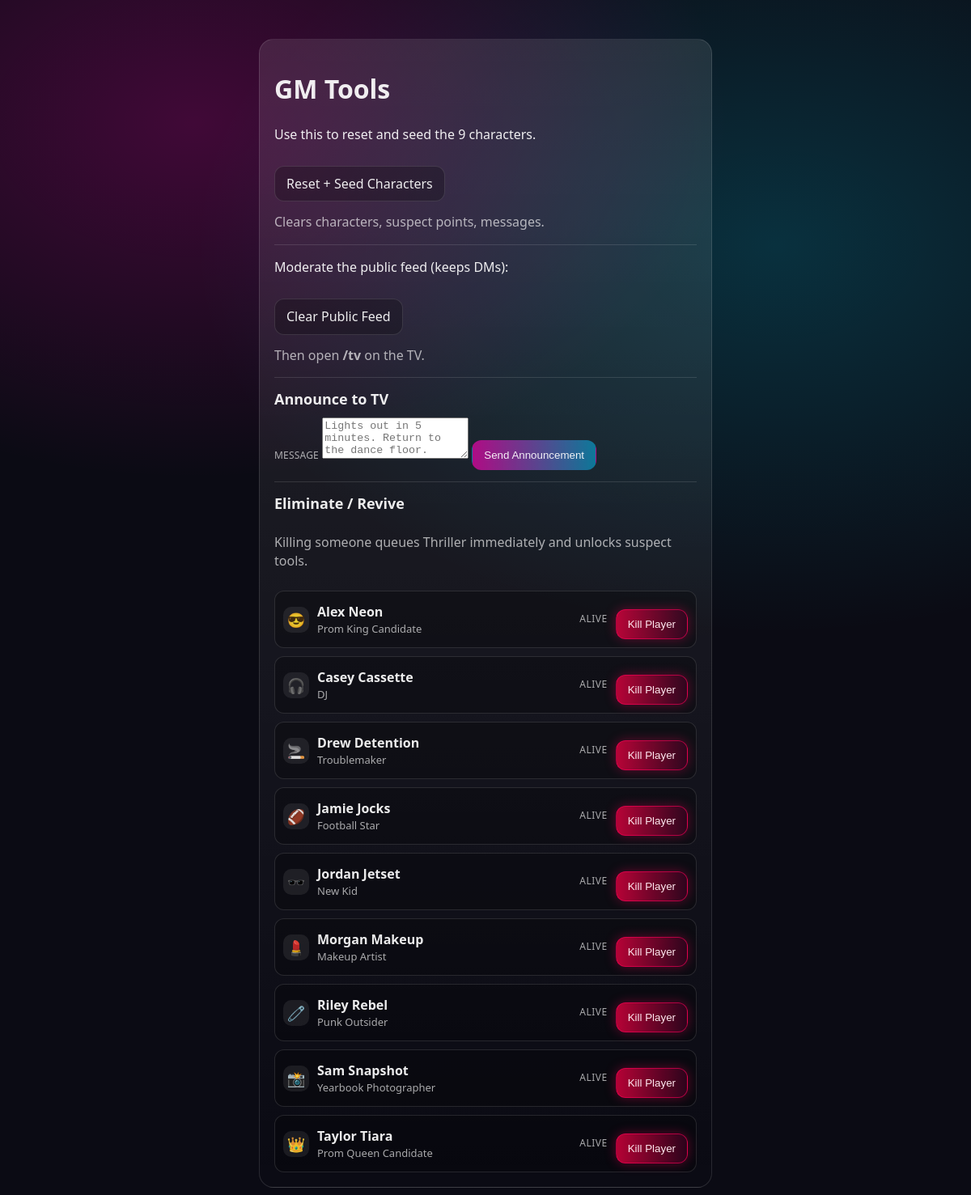
The app's page /gm, older data.
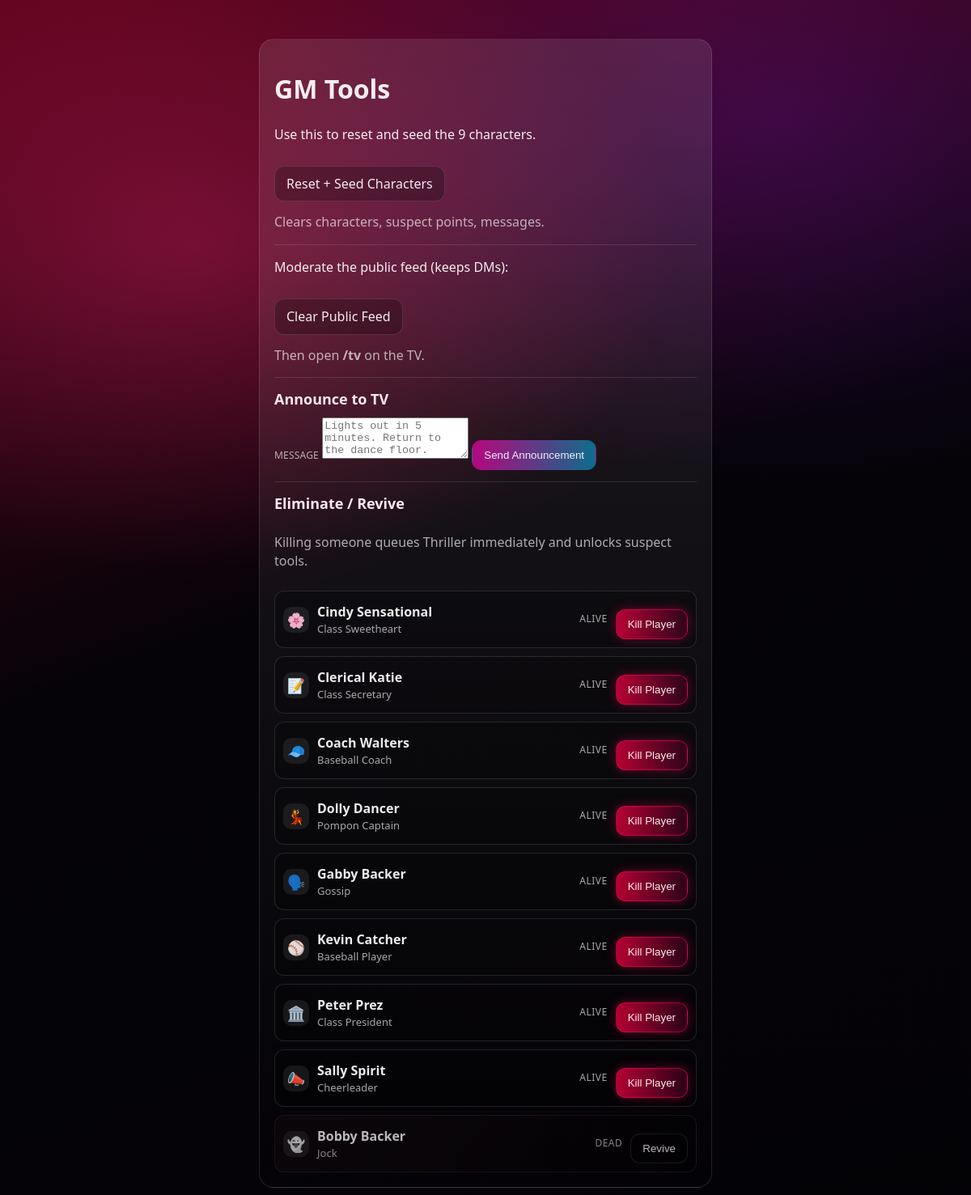
The same page, newer data.
### tables this page shows
CREATE TABLE characters (
        id INTEGER PRIMARY KEY AUTOINCREMENT,
        name TEXT NOT NULL,
        role_tag TEXT NOT NULL,
        bio TEXT NOT NULL,
        avatar_emoji TEXT NOT NULL,
        is_alive INTEGER NOT NULL DEFAULT 1,
        suspect_score INTEGER NOT NULL DEFAULT 0,
        balance INTEGER NOT NULL DEFAULT 500,
        login_code TEXT NOT NULL UNIQUE
    );

### app.py (the view)
@app.route("/gm")
def gm():
    conn = get_db()
    characters = conn.execute("""
        SELECT * FROM characters
        ORDER BY is_alive DESC, name ASC
    """).fetchall()
    phase_two = is_phase_two(conn)
    conn.close()
    return render_template("gm.html", characters=characters, phase_two=phase_two)

### app.py (called while the page is built)
def get_db():
    conn = sqlite3.connect(DB_PATH)
    conn.row_factory = sqlite3.Row
    conn.execute("PRAGMA foreign_keys = ON")
    return conn

def is_phase_two(conn=None):
    owns_conn = False
    if conn is None:
        conn = get_db()
        owns_conn = True
    row = conn.execute("SELECT COUNT(*) AS cnt FROM characters WHERE is_alive = 0").fetchone()
    if owns_conn:
        conn.close()
    return bool(row and row["cnt"] > 0)

@app.before_request
def ensure_tables():
    global _db_initialized
    if not _db_initialized:
        init_db()
        _db_initialized = True

### templates/gm.html (shortened to what this page needs)
<!doctype html>
<html>
<head>
  <link rel="stylesheet" href="{{ url_for('static', filename='style.css') }}">
</head>
<body class="gm {{ 'phase-two' if phase_two else 'phase-one' }}">
  <div class="gm-wrap">
    <h1>GM Tools</h1>
    <p>Use this to reset and seed the 9 characters.</p>
    <a class="btn" href="/gm/seed">Reset + Seed Characters</a>
    <p class="hint">Clears characters, suspect points, messages.</p>
    <hr class="divider" />
    <p>Moderate the public feed (keeps DMs):</p>
    <a class="btn" href="/gm/clear_public">Clear Public Feed</a>
    <p class="hint">Then open <strong>/tv</strong> on the TV.</p>
    <hr class="divider" />
    <div class="gm-section">
      <div class="panel-title">Announce to TV</div>
      <form class="gm-announce-form" action="/gm/announce" method="post">
        <label class="form-label" for="gm-announcement">Message</label>
        <textarea id="gm-announcement" name="announcement" rows="3" maxlength="280" placeholder="Lights out in 5 minutes. Return to the dance floor." required></textarea>
        <button class="btn primary" type="submit">Send Announcement</button>
      </form>
    </div>
    <hr class="divider" />
    <div class="gm-section">
      <div class="panel-title">Eliminate / Revive</div>
      <p class="hint">Killing someone queues Thriller immediately and unlocks suspect tools.</p>
      <div class="gm-roster">
        {% for c in characters %}
          <div class="gm-row {% if not c.is_alive %}dead{% endif %}">
            <div class="avatar small" data-emoji="{{ c.avatar_emoji }}">{{ c.avatar_emoji if c.is_alive else "👻" }}</div>
            <div class="gm-row-main">
              <div class="gm-row-name">{{ c.name }}</div>
              <div class="gm-row-role">{{ c.role_tag }}</div>
            </div>
            <div class="gm-row-status">{% if c.is_alive %}Alive{% else %}Dead{% endif %}</div>
            <form action="{{ url_for('gm_kill') }}" method="post">
              <button class="btn {% if c.is_alive %}danger{% endif %}" type="submit">
                {% if c.is_alive %}Kill Player{% else %}Revive{% endif %}
              </button>
            </form>
          </div>
        {% endfor %}
      </div>
    </div>
  </div>
</body>
</html>

### static/style.css (style rules this page uses)
:root { --bg: #0b0b14; --card: rgba(255,255,255,0.06); --card2: rgba(255,255,255,0.1); --text: rgba(255,255,255,0.92); --muted: rgba(255,255,255,0.65); --line: rgba(255,255,255,0.12); --blood: #c3123f; --neon: #58f3ff; --violet: #c66bff; }
* { box-sizing: border-box; }
body { margin: 0; font-family: "Space Grotesk", "Montserrat", "Segoe UI", system-ui, -apple-system, Roboto, Helvetica, Arial, sans-serif; background: radial-gradient(1200px 800px at 20% 10%, rgba(255,0,180,0.22), transparent 55%), radial-gradient(1200px 800px at 80% 20%, rgba(0,220,255,0.18), transparent 60%), var(--bg); color: var(--text); line-height: 1.4; }
body.phase-two { background: radial-gradient(1200px 800px at 20% 20%, rgba(255,40,120,0.32), transparent 50%), radial-gradient(1200px 800px at 80% 10%, rgba(130,30,255,0.22), transparent 55%), linear-gradient(160deg, rgba(255,0,60,0.35), rgba(0,0,0,0.4) 45%, rgba(0,0,0,0.6)), #08050d; }
.dead { opacity: 0.78; filter: grayscale(75%) saturate(60%); }
.gm-wrap { max-width: 560px; margin: 48px auto; padding: 18px; border: 1px solid var(--line); border-radius: 18px; background: linear-gradient(180deg, var(--card2), transparent); }
.gm-section { display: flex; flex-direction: column; gap: 10px; }
.gm-roster { display: flex; flex-direction: column; gap: 10px; }
.gm-row { display: grid; grid-template-columns: auto 1fr auto auto; gap: 10px; align-items: center; padding: 10px; border: 1px solid var(--line); border-radius: 12px; background: rgba(0,0,0,0.25); }
.gm-row.dead { border-color: rgba(255,0,80,0.35); background: linear-gradient(120deg, rgba(60,0,20,0.55), rgba(0,0,0,0.35)); }
.gm-row-name { font-weight: 800; }
.gm-row-role { color: var(--muted); font-size: 13px; }
.gm-row-status { font-size: 12px; color: var(--muted); text-transform: uppercase; letter-spacing: 0.5px; }
.btn { display: inline-block; margin-top: 12px; padding: 10px 14px; border-radius: 12px; border: 1px solid var(--line); color: var(--text); text-decoration: none; background: rgba(0,0,0,0.25); }
.btn.danger { border-color: rgba(255,0,90,0.6); background: linear-gradient(90deg, rgba(255,0,70,0.7), rgba(80,0,40,0.5)); color: #ffe8ef; box-shadow: 0 0 14px rgba(255,0,90,0.35); }
.hint { color: var(--muted); margin-top: 14px; }
.panel-title { font-weight: 800; font-size: 18px; }
body.phase-two .panel-title { color: #ffe6f1; }
.avatar.small { width: 32px; height: 32px; display: grid; place-items: center; font-size: 18px; border-radius: 10px; background: rgba(255,255,255,0.08); line-height: 1; overflow: hidden; flex-shrink: 0; }
.btn.primary { background: linear-gradient(90deg, rgba(255,0,180,0.65), rgba(0,200,255,0.5)); border-color: transparent; }
.form-label { color: var(--muted); font-size: 12px; letter-spacing: 0.2px; text-transform: uppercase; }
.divider { border: none; border-top: 1px solid var(--line); margin: 14px 0; }

Row changes from the older to the newer data that the page shows:
removed characters: is_alive+avatar_emoji "😎", name "Alex Neon", role_tag "Prom King Candidate", shows "ALIVE", shows "Kill Player"
removed characters: is_alive+avatar_emoji "🎧", name "Casey Cassette", role_tag "DJ", shows "ALIVE", shows "Kill Player"
removed characters: is_alive+avatar_emoji "🚬", name "Drew Detention", role_tag "Troublemaker", shows "ALIVE", shows "Kill Player"
removed characters: is_alive+avatar_emoji "🏈", name "Jamie Jocks", role_tag "Football Star", shows "ALIVE", shows "Kill Player"
removed characters: is_alive+avatar_emoji "🕶️", name "Jordan Jetset", role_tag "New Kid", shows "ALIVE", shows "Kill Player"
removed characters: is_alive+avatar_emoji "💄", name "Morgan Makeup", role_tag "Makeup Artist", shows "ALIVE", shows "Kill Player"
removed characters: is_alive+avatar_emoji "🧷", name "Riley Rebel", role_tag "Punk Outsider", shows "ALIVE", shows "Kill Player"
removed characters: is_alive+avatar_emoji "📸", name "Sam Snapshot", role_tag "Yearbook Photographer", shows "ALIVE", shows "Kill Player"
removed characters: is_alive+avatar_emoji "👑", name "Taylor Tiara", role_tag "Prom Queen Candidate", shows "ALIVE", shows "Kill Player"
added characters: is_alive+avatar_emoji "🌸", name "Cindy Sensational", role_tag "Class Sweetheart", shows "ALIVE", shows "Kill Player"
added characters: is_alive+avatar_emoji "📝", name "Clerical Katie", role_tag "Class Secretary", shows "ALIVE", shows "Kill Player"
added characters: is_alive+avatar_emoji "🧢", name "Coach Walters", role_tag "Baseball Coach", shows "ALIVE", shows "Kill Player"
added characters: is_alive+avatar_emoji "💃", name "Dolly Dancer", role_tag "Pompon Captain", shows "ALIVE", shows "Kill Player"
added characters: is_alive+avatar_emoji "🗣️", name "Gabby Backer", role_tag "Gossip", shows "ALIVE", shows "Kill Player"
added characters: is_alive+avatar_emoji "⚾", name "Kevin Catcher", role_tag "Baseball Player", shows "ALIVE", shows "Kill Player"
added characters: is_alive+avatar_emoji "🏛️", name "Peter Prez", role_tag "Class President", shows "ALIVE", shows "Kill Player"
added characters: is_alive+avatar_emoji "📣", name "Sally Spirit", role_tag "Cheerleader", shows "ALIVE", shows "Kill Player"
added characters: is_alive "👻", name "Bobby Backer", role_tag "Jock", shows "DEAD", shows "Revive"
